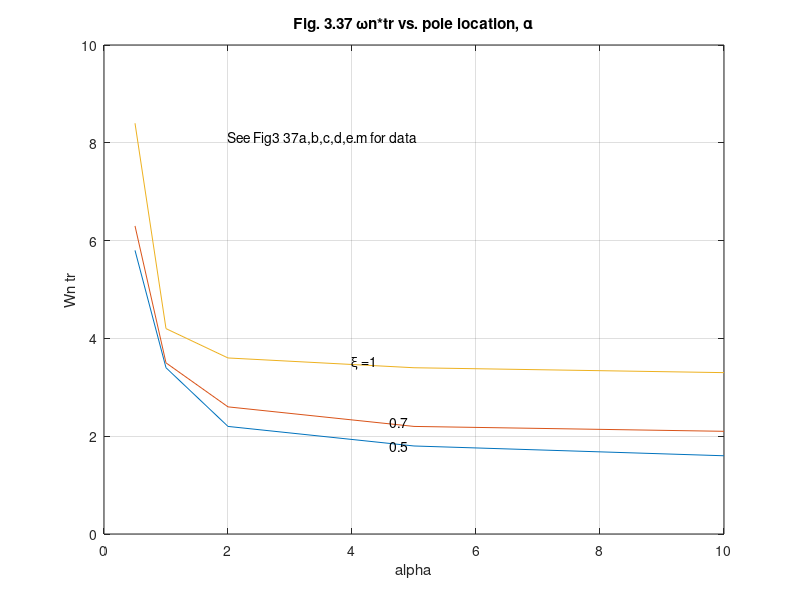

Recreate this plot in MATLAB.
%  Figure 3.37      Feedback Control of Dynamic Systems, 4e
%                        Franklin, Powell, Emami
%
clf;
% zeta=.5;
a = [.5 1 2 5 10];
tr1=[5.8 3.4 2.2 1.8 1.6];

% zeta=.7;
tr2=[6.3 3.5 2.6 2.2 2.1];

% zeta=1;
tr3=[8.4 4.2 3.6 3.4 3.3];

axis([0 10 0 9])
plot(a,tr1,'-',a,tr2,'-',a,tr3,'-'),grid
title('Fig. 3.37 \omegan*tr vs. pole location, \alpha')
xlabel('alpha')
ylabel('Wn tr')
text(4,3.5,'\xi =1')
text(4.6,2.3,'0.7')
text(4.6,1.8,'0.5')
text(2,8.1,'See Fig3 37a,b,c,d,e.m for data')
